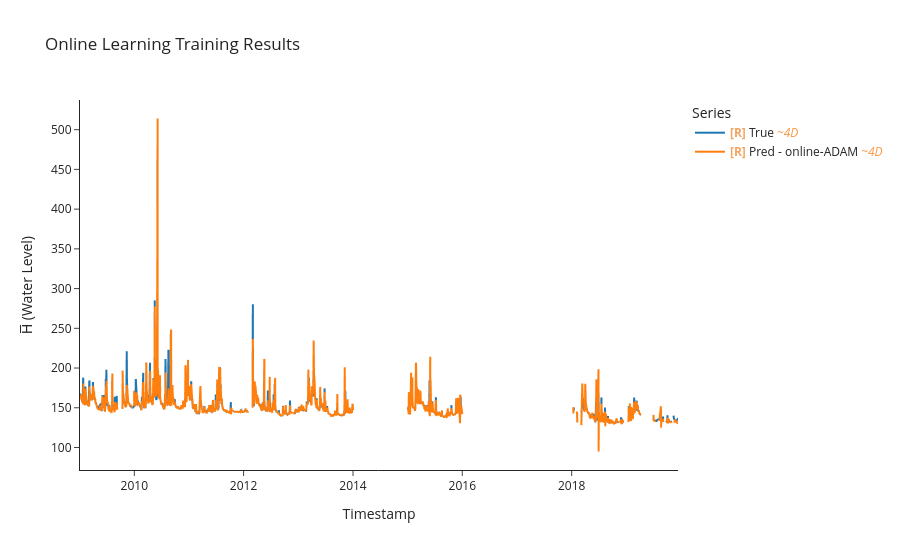

Notebook code for this chart:
### Markdown cell above
## Online Training using ADAM

### Code cell
model, optimizer, criterion = build_mlp(LOOKBACK*N_FEATURES, HORIZON)

y_true, y_pred, time_indices, cutom_adam_batch_losses = uf.train_model_online(model, optimizer,criterion,
                                                                              train_ds, train_df,
                                                                              LOOKBACK, HORIZON, BATCH_SIZE)
#training results
uf.calculate_metrics_and_plot({"online-ADAM": (y_true, y_pred, time_indices)}, 
                              plot_title="Online Learning Training Results",
                              export_metrics= True,
                              export_html= True,
                              export_file_name='results/training/Online Learning Training Results')

### Figure 1 — Plotly figure (JSON) as saved in the notebook; plotly's stock layout.template omitted (floating-point values rounded to 4 significant figures; data arrays with more than 128 entries replaced by an {"elided": "..."} marker saying what was removed)
{"data": [{"hovertemplate": "Legend=True<br>Timestamp=%{x}<br>H̅ (Water Level)=%{y}<extra></extra>", "legendgroup": "True", "line": {"color": "#1f77b4", "dash": "solid", "width": 2}, "marker": {"symbol": "circle"}, "mode": "lines", "name": "<b style=\"color:sandybrown\">[R]</b> True <i style=\"color:#fc9944\">~4D</i>", "showlegend": true, "type": "scattergl", "uid": "24388180-8d58-49c2-8cf0-3b6a1c608acb", "x": {"elided": "1011 str values"}, "xaxis": "x", "y": {"elided": "1011 float values"}, "yaxis": "y"}, {"hovertemplate": "Legend=Pred - online-ADAM<br>Timestamp=%{x}<br>H̅ (Water Level)=%{y}<extra></extra>", "legendgroup": "Pred - online-ADAM", "line": {"color": "#ff7f0e", "dash": "solid", "width": 2}, "marker": {"symbol": "circle"}, "mode": "lines", "name": "<b style=\"color:sandybrown\">[R]</b> Pred - online-ADAM <i style=\"color:#fc9944\">~4D</i>", "showlegend": true, "type": "scattergl", "uid": "edafc965-4369-42b5-b620-133c648addfc", "x": {"elided": "1013 str values"}, "xaxis": "x", "y": {"elided": "1013 float values"}, "yaxis": "y"}], "layout": {"height": 550, "legend": {"title": {"text": "Series"}, "tracegroupgap": 0}, "title": {"text": "Online Learning Training Results"}, "xaxis": {"anchor": "y", "domain": [0, 1], "title": {"text": "Timestamp"}}, "yaxis": {"anchor": "x", "domain": [0, 1], "title": {"text": "H̅ (Water Level)"}}}}
